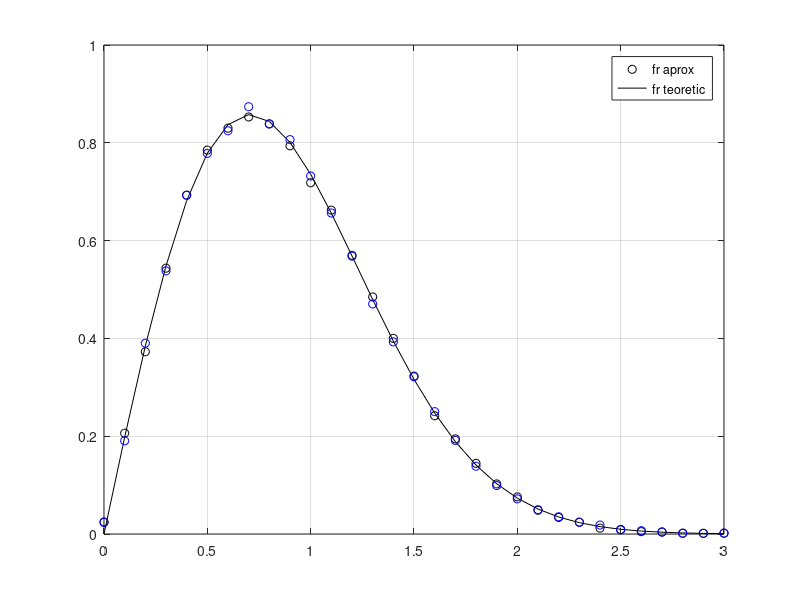

Here is the MATLAB script that generated this plot:
clc
clear all
close all

N = 100000; 
x = randn(1, N);
y = randn(1, N); 

sigma=sqrt(0.5);

 r=sigma*(x+1i*y); % fading Rayliegh
% sau r=(normrnd(0,sigma,1,N)+1i*normrnd(0,sigma,1,N));
        
r_abs=abs(r);
step = 0.1;
range = 0:step:3;

h = hist(r_abs, range);
fr_aprox = h/(step*sum(h));
fr_teoretic = raylpdf(range,sigma);

plot(range, fr_aprox,'ko', range, fr_teoretic,'k');hold on
grid; 

m=1;
omega=1;
y1=gamrnd(m,(omega*2)/(2*m),1,N);
rr=sqrt(y1);
r_abs=abs(rr);
h = hist(r_abs, range);
fn_aprox = h/(step*sum(h));
plot(range, fn_aprox,'bo')

legend('fr aprox','fr teoretic')
